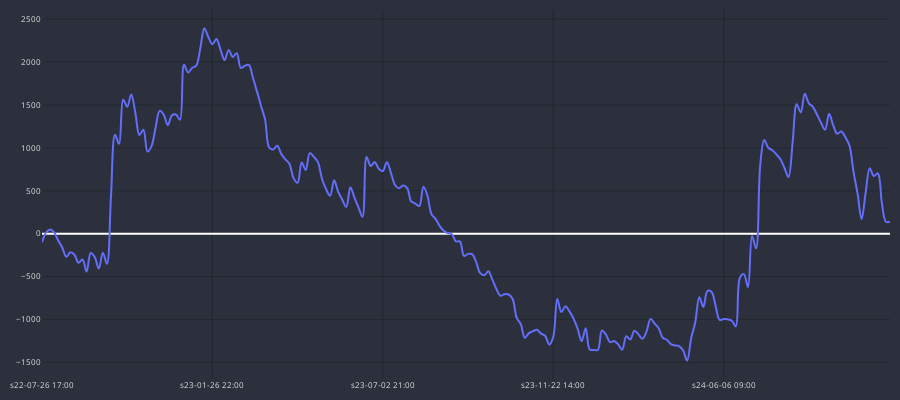

The code cell stored with this chart in its notebook:
### Code cell
cp = CandlePlot(df_trades, candles=False)
cp.show_plot(line_traces=['GAIN_C'])

### Figure 1 — Plotly figure (JSON) as saved in the notebook; plotly's stock layout.template omitted (floating-point values rounded to 4 significant figures; data arrays with more than 128 entries replaced by an {"elided": "..."} marker saying what was removed)
{"data": [{"line": {"shape": "spline", "width": 2}, "name": "GAIN_C", "type": "scatter", "x": {"elided": "210 str values"}, "y": {"elided": "210 float values"}}], "layout": {"font": {"color": "#e1e1e1", "size": 8}, "height": 400, "margin": {"b": 10, "l": 10, "r": 10, "t": 10}, "paper_bgcolor": "#2c303c", "plot_bgcolor": "#2c303c", "width": 900, "xaxis": {"gridcolor": "#1f292f", "nticks": 5, "rangeslider": {"visible": false}}, "yaxis": {"gridcolor": "#1f292f"}}}
